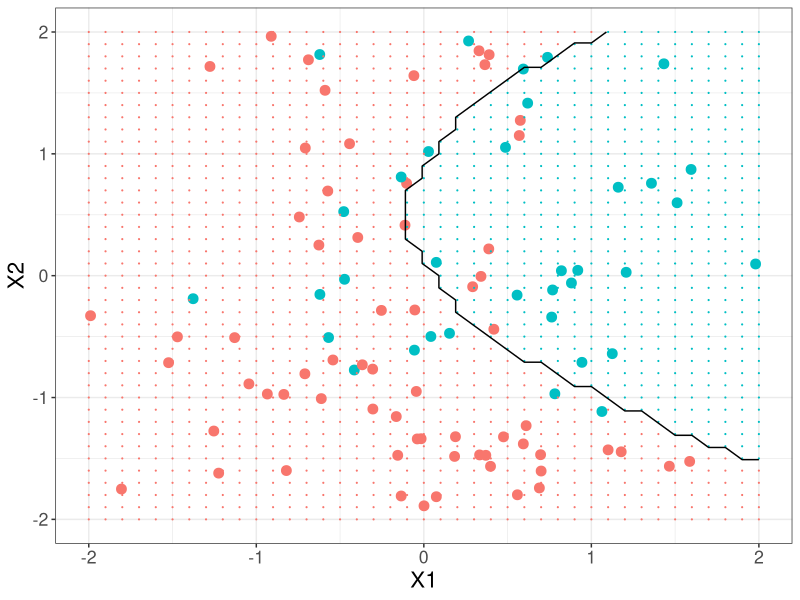
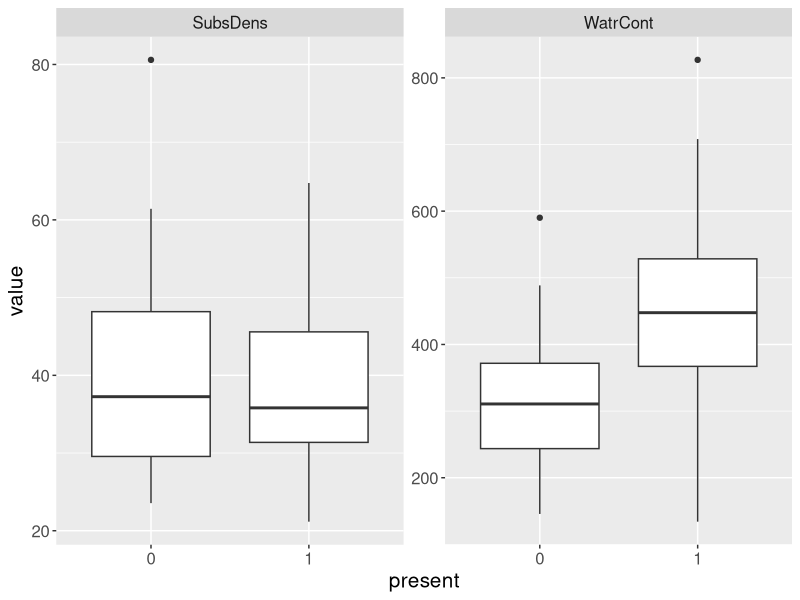
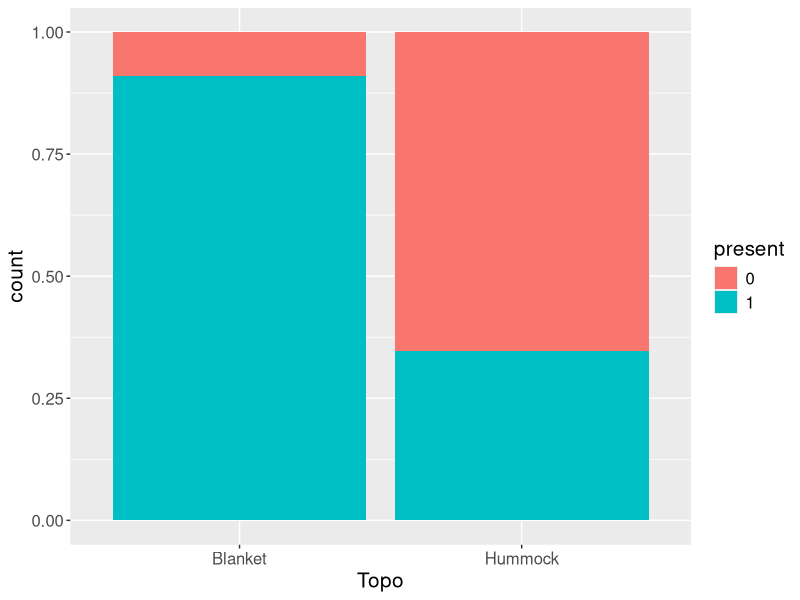
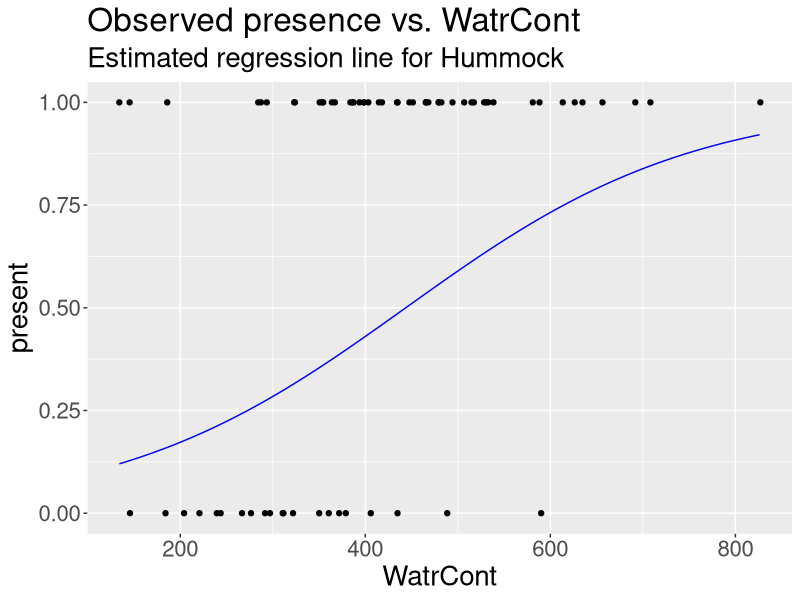

Write the R code that produced these figures, in order.
## ---- chunk 1
library(tidyverse)
library(vegan)
data(mite)
data(mite.env)
## ---- chunk 2
set.seed(1)
n <- 100
lb <- -2; ub = 2
x <- cbind(truncnorm::rtruncnorm(n, a = lb, b = ub), runif(n, lb, ub))
beta <- c(1, 0.5)

true_probs <- pnorm(x%*%beta - 0.5*x[,2]^2)
labels <- purrr::rbernoulli(n, true_probs)*1


points_df <- data.frame(x) %>%
         mutate(class = factor(labels))


x_grid <- expand.grid(x = seq(lb,ub,0.1), y = seq(lb, ub, 0.1))
probs <- pnorm(as.matrix(x_grid)%*% beta - 0.5*x_grid[,2]^2)

plot_df_bayes <- data.frame(probs, X1=x_grid[,1], X2 = x_grid[,2]) %>%
  mutate(class = case_when(probs <= 0.50 ~ 0,
                           probs > 0.5 ~ 1)) %>%
  mutate(class = factor(class))



ggplot() +
  geom_point(data = points_df, aes(x = X1, y = X2, col = class), size = 3) +
  geom_point(data = plot_df_bayes, aes(x = X1, y = X2, col = class), size = 0.1)+
  geom_contour(data = plot_df_bayes, aes(x = X1, y=X2, z = as.numeric(class == 0)),
               breaks = 0.1,
               col = "black")+
  theme_bw()+
  guides(col = "none")+
  theme(text = element_text(size = 16))



## ---- chunk 3
#| echo: true
#| code-line-numbers: "3"
presence_dat <- mite.env %>%
  add_column(abundance = mite$LRUG) %>%
  mutate(present = ifelse(abundance > 0, 1, 0)) %>%
  select(-abundance)
## ---- chunk 4
ggplot(presence_dat %>%
         mutate(present = factor(present)) %>%
         pivot_longer(cols = 1:2, names_to = "var"), aes(x = present, y = value)) +
  geom_boxplot() +
  facet_wrap(~var, scales = "free")+
  theme(text = element_text(size = 15))

ggplot(presence_dat %>%
         mutate(present = factor(present)), aes(x = Topo, fill = present)) +
  geom_bar(position = "fill") +
  theme(text = element_text(size = 15))
## ---- chunk 5
mite_log <- glm(present ~ Topo + WatrCont, data = presence_dat,
                family = "binomial")

x <- min(presence_dat$WatrCont):max(presence_dat$WatrCont)
XB <- cbind(1,1, x) %*% coefficients(mite_log)
preds <- exp(XB)/(1 + exp(XB))

ggplot(data = presence_dat, aes(x = WatrCont, y = present)) + 
  geom_point()+
  geom_path(data = data.frame(x = x, y = preds), mapping= aes(x =x, y = y),
              col = "blue") +
  ggtitle("Observed presence vs. WatrCont", subtitle = "Estimated regression line for Hummock")+
  theme(text = element_text(size = 20))
## ---- chunk 6
logistic_mod <- glm(present ~ WatrCont, data = presence_dat, 
                    family = "binomial")
summary(logistic_mod)
## ---- chunk 7
mite_coeff <- round(coef(logistic_mod), 4)
